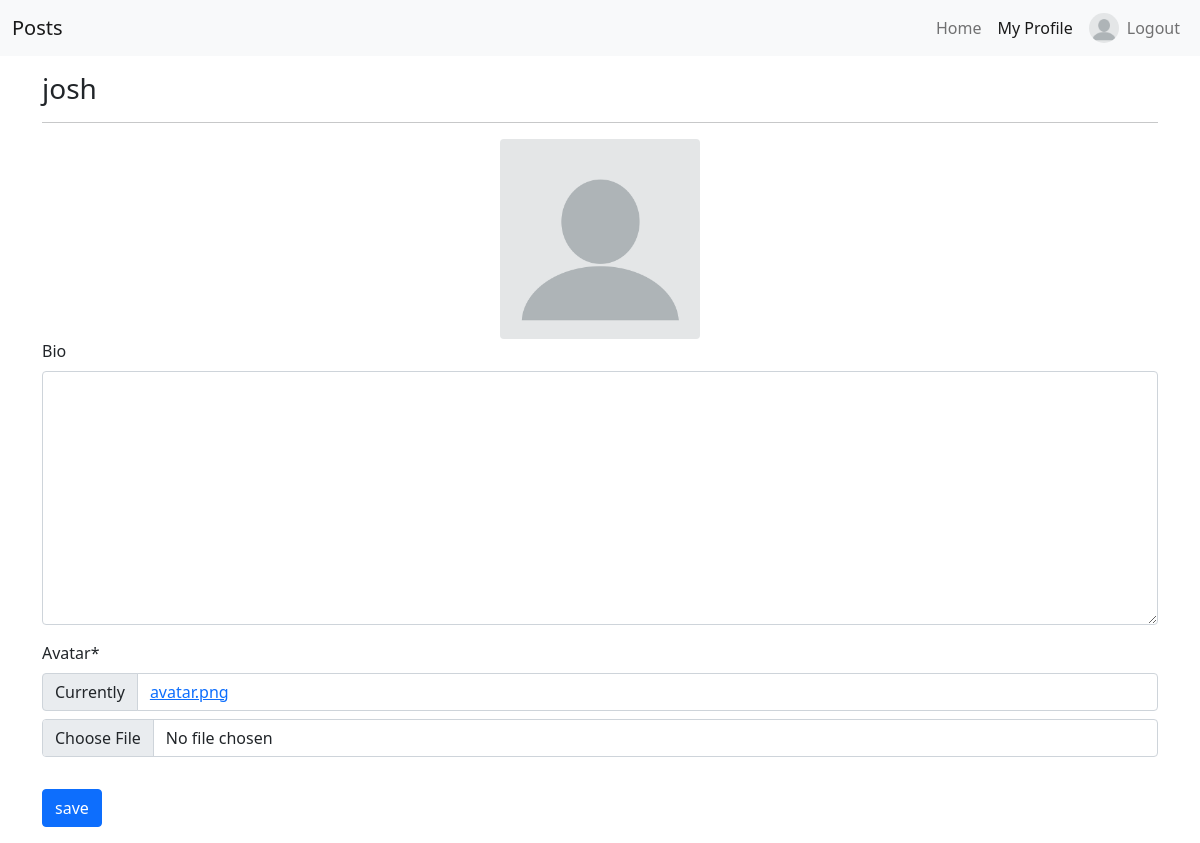
Page /profiles/my/ (signed in) on the earlier database version.
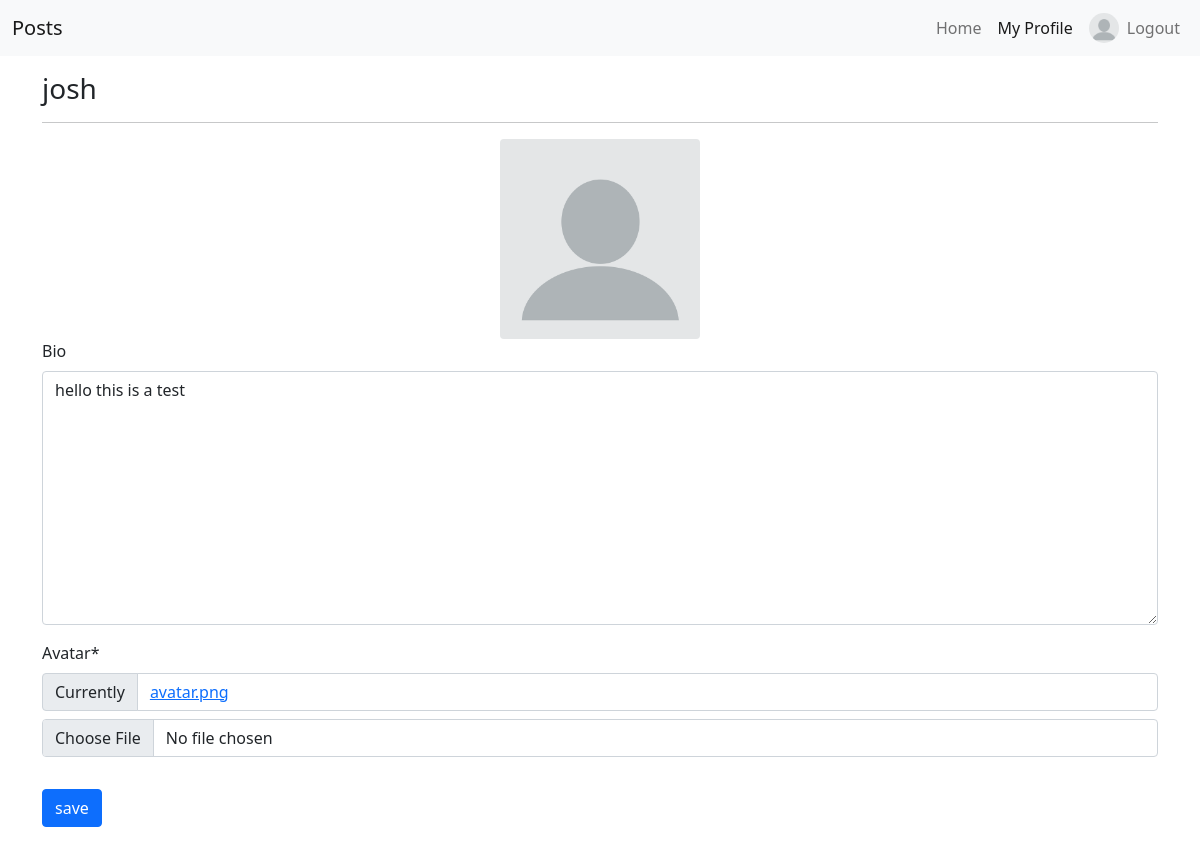
Same page on the later database version.
### profiles/models.py (models this page shows, shortened)
class Profile(models.Model):
    user = models.OneToOneField(User, on_delete=models.CASCADE)
    bio = models.TextField(blank=True)
    avatar = models.ImageField(default='avatar.png', upload_to='avatars')
    updated = models.DateTimeField(auto_now=True)
    created = models.DateTimeField(auto_now_add=True)

### profiles/views.py (the view, shortened to what this page needs)
# urls.py: path('my/', my_profile_view, name='my-profile'),
@login_required
def my_profile_view(request):
    obj = Profile.objects.get(user=request.user)
    form = ProfileForm(request.POST or None, request.FILES or None, instance=obj)
    context = {
        'obj': obj,
        'form': form,
    }
    return render(request, 'profiles/main.html', context)

### profiles/forms.py
class ProfileForm(forms.ModelForm):
    class Meta:
        model = Profile
        fields = ('bio', 'avatar',)

### profiles/templates/profiles/main.html (shortened to what this page needs)
{% extends "base.html" %}
{% load static %}
{% load crispy_forms_tags %}
{% block content %}
    <h3>{{obj.user}}</h3>
    <hr>
    <div class="text-center" id="avatar-box">
        <img src="{{obj.avatar.url}}" class="rounded" height="200px" width="auto" alt="{{obj.user.username}}">
    </div>
    <form id="profile-form">
        {{form|crispy}}
        <button type="submit" class="btn btn-primary mt-3">save</button>
    </form>
{% endblock content %}

### templates/base.html (shortened to what this page needs)
{% load static %}
<!doctype html>
<html lang="en">
  <head>
    <link href="https://cdn.jsdelivr.net/npm/bootstrap@5.0.0-beta2/dist/css/bootstrap.min.css" rel="stylesheet">
    <link rel="stylesheet" href="{% static 'dropzone/dropzone.min.css' %}">
    <link rel="stylesheet" href="{% static 'style.css' %}">
  </head>
  <body>
    {% include "navbar.html" %}
    <div class="container mt-3 mb-3">
        {% block content %}
        {% endblock content %}
    </div>
  </body>
</html>

### templates/navbar.html (shortened to what this page needs)
{% url 'posts:main-board' as path_to_home %}
{% url 'profiles:my-profile' as path_to_my_profile %}
<nav class="navbar navbar-expand-lg navbar-light bg-light">
  <div class="container-fluid">
    <a class="navbar-brand" href="{{path_to_home}}">Posts</a>
    <div class="collapse navbar-collapse" id="navbarNav">
      <ul class="navbar-nav ms-auto">
        <li class="nav-item">
          <a class="nav-link {% if request.path == path_to_home %}active{% endif %}" href="{{path_to_home}}">Home</a>
        </li>
        <li class="nav-item">
          <a class="nav-link {% if request.path == path_to_my_profile %}active{% endif %}" href="{{path_to_my_profile}}">My Profile</a>
        </li>
        {% if user.is_authenticated %}
        <li class="nav-item d-flex align-items-center ms-2">
          {% if user.profile.avatar %}
            <img src="{{ user.profile.avatar.url }}" alt="User Avatar" class="rounded-circle" style="width: 30px; height: 30px;">
          {% else %}
            <img src="/static/default_avatar.png" alt="Default Avatar" class="rounded-circle" style="width: 30px; height: 30px;">
          {% endif %}
        </li>
        <li class="nav-item">
          <a class="nav-link" href="{% url 'logout' %}">Logout</a>
        </li>
        {% endif %}
      </ul>
    </div>
  </div>
</nav>

Differences in the rows shown:
changed Profile "josh": bio (not shown) → "hello this is a test"
